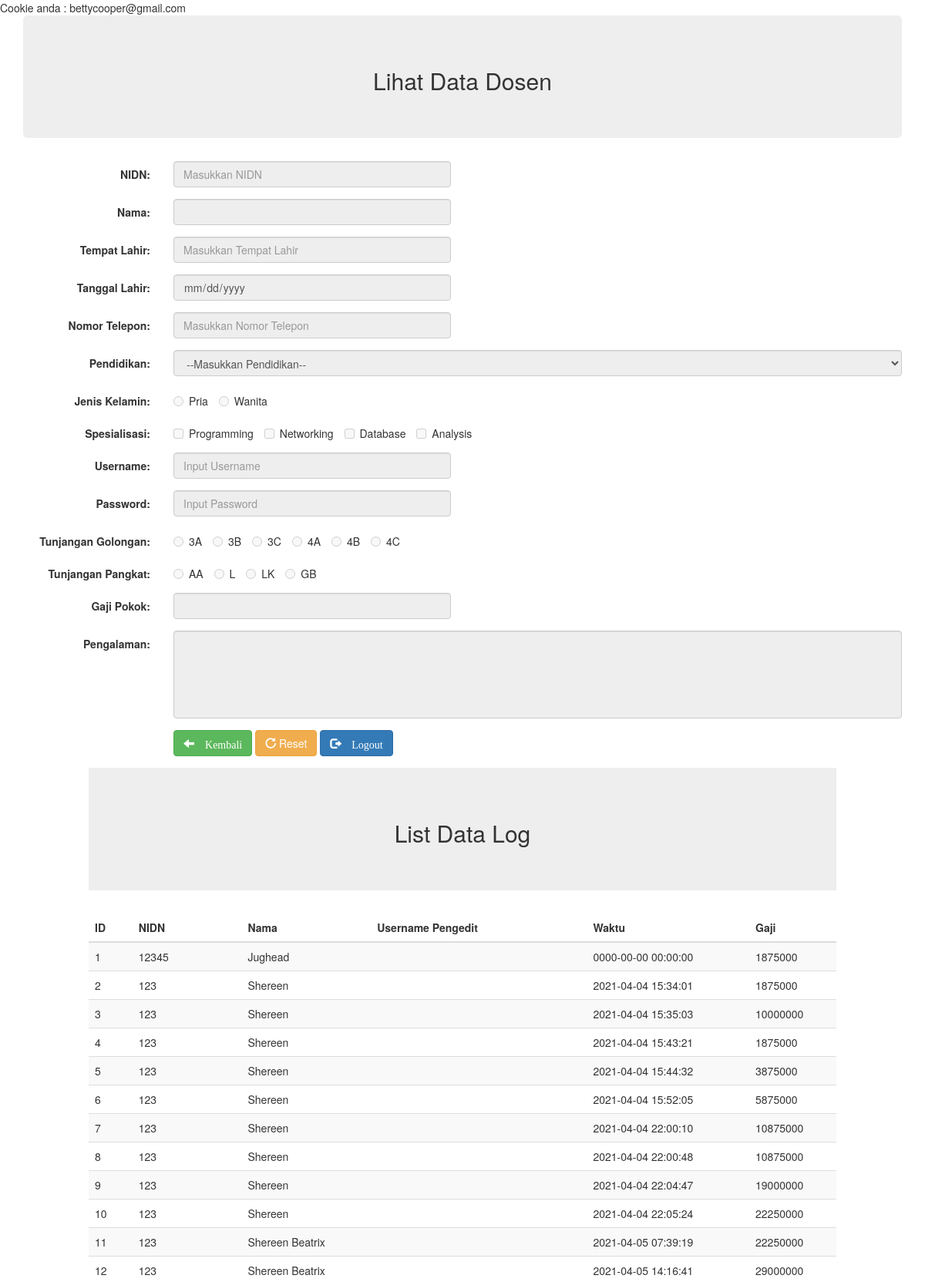
The app's page /lihat.php (signed in, upper part) with its own data.
### tables this page shows
CREATE TABLE `log` (
  `id` int(100) NOT NULL,
  `nidn` varchar(50) NOT NULL,
  `nama` text NOT NULL,
  `username` text NOT NULL,
  `waktu` datetime NOT NULL,
  `gaji` text NOT NULL
);

### lihat.php (the view, shortened to what this page needs)
<!DOCTYPE html>
<html lang="en">
<head>
 <link rel="stylesheet" href="css/bootstrap.min.css">
 <link rel="stylesheet" href="https://maxcdn.bootstrapcdn.com/bootstrap/3.4.1/css/bootstrap.min.css">
</head>
<body>
<?php
 include "koneksi.php";
 $nidn = $_GET['nidn'];
 $queryinfo = mysqli_query($connect, "SELECT * FROM tabel_anggota WHERE nidn='$nidn'");
 $info = mysqli_fetch_array($queryinfo);
 	$uname = $_COOKIE['username'];
		?>
Cookie anda : <?=$uname?>
<BR>
<div class="container">
    <div class="jumbotron text-center">
    <h2>Lihat Data Dosen</h2>
    </div>
    <form class="form-horizontal" method="post" action="input.php">
        <div class="form-group">
            <label class="control-label col-sm-2" for="nidn">NIDN:</label>
            <div class="col-sm-4">
            <input type="text" class="form-control" id="nidn" placeholder="Masukkan NIDN" name="nidn" value="<?=$info['nidn']?>" readonly>
            </div>
        </div>
        <div class="form-group">
            <label class="control-label col-sm-2" for="nama">Nama:</label>
            <div class="col-sm-4">
            <input type="text" class="form-control" id="nama" placeholder="Masukkan Nama" name="nama" value=" <?=$info['nama']?>"readonly>
            </div>
        </div>
        <div class="form-group">
            <label class="control-label col-sm-2"  for="tempat">Tempat Lahir:</label>
            <div class="col-sm-4">
            <input type="text" class="form-control" id="tempat" placeholder="Masukkan Tempat Lahir" name="tempat" value="<?=$info['tempat']?>"readonly>
            </div>
        </div>
        <div class="form-group">
            <label class="control-label col-sm-2" for="lahir">Tanggal Lahir:</label>
            <div class="col-sm-4">
            <input type="date" class="form-control" id="lahir" placeholder="Masukkan Tanggal Lahir" name="lahir" value="<?=$info['lahir']?>"readonly>
            </div>
        </div>
        <div class="form-group">
            <label class="control-label col-sm-2" for="telepon">Nomor Telepon:</label>
            <div class="col-sm-4">
            <input type="tel" class="form-control" id="telepon" placeholder="Masukkan Nomor Telepon" name="telepon" value="<?=$info['telepon']?>"readonly>
            </div>
        </div>
        <div class="form-group">
            <label class="control-label col-sm-2" for="pendidikan">Pendidikan:</label>
            <div class="col-sm-10">  <select class="form-control" id="pendidikan" name="pendidikan" readonly>
                <option value='-' <?php if
                   ($info['pendidikan'] == "-") echo "selected"; ?>>--Masukkan Pendidikan--</option>
                </select>
            </div>
        </div>
        <div class="form-group">
            <label class="control-label col-sm-2" for="jk">Jenis Kelamin:</label>
            <div class="col-sm-10">
            <label class="radio-inline" ><input type="radio" id="jk"  disabled name="jk" value="Pria" <?php if
                ($info['jenis_kelamin'] == "Pria") echo "checked"; ?>> Pria</label>
            <label class="radio-inline"><input type="radio" id="jk" disabled name="jk" value="Wanita" <?php if
                ($info['jenis_kelamin'] == "Wanita") echo "checked"; ?>> Wanita</label>
            </div>
        </div>
        <div class="form-group">
            <label class="control-label col-sm-2" for="ahli">Spesialisasi:</label>
            <div class="col-sm-10">
                <label class="checkbox-inline" ><input type='checkbox' disabled name='ahli[]' value='Programming' id="ahli"
                    <?php if (preg_match("/Programming/", $info['keahlian'])) echo "checked"; ?>> Programming</label>
                <label class="checkbox-inline" ><input type='checkbox' disabled name='ahli[]' value='Networking' id="ahli"
                    <?php if (preg_match("/Networking/", $info['keahlian'])) echo "checked"; ?>> Networking</label>
                <label class="checkbox-inline" ><input type='checkbox' disabled name='ahli[]' value='Database' id="ahli"
                    <?php if (preg_match("/Database/", $info['keahlian'])) echo "checked"; ?>> Database</label>
                <label class="checkbox-inline" ><input type='checkbox' disabled name='ahli[]' value='Analysis' id="ahli"
                <?php if (preg_match("/System/", $info['keahlian'])) echo "checked"; ?>> Analysis</label>
            </div>
        </div>
        <div class="form-group">
            <label class="control-label col-sm-2" for="username">Username:</label>
            <div class="col-sm-4">
            <input type="email" class="form-control" name="username" placeholder="Input Username" name="username" readonly value="<?=$info['username']?>">
            </div>
        </div>
        <div class="form-group">
            <label class="control-label col-sm-2" for="password">Password:</label>
            <div class="col-sm-4">
            <input type="password" class="form-control" name="password" placeholder="Input Password" name="password" readonly value="<?=$info['password']?>">
            </div>
        </div>
        <div class="form-group">
            <label class="control-label col-sm-2" for="tg">Tunjangan Golongan:</label>
            <div class="col-sm-10">
            <label class="radio-inline" ><input type="radio" id="tg" disabled name="tg" value="3A" <?php if
                ($info['tunjangan_golongan'] == "3A") echo "checked"; ?>> 3A</label>
            <label class="radio-inline"><input type="radio" id="tg" disabled name="tg" value="3B" <?php if
                ($info['tunjangan_golongan'] == "3B") echo "checked"; ?>> 3B</label>
            <label class="radio-inline"><input type="radio" id="tg" disabled name="tg" value="3C" <?php if
                ($info['tunjangan_golongan'] == "3C") echo "checked"; ?>> 3C</label>
            <label class="radio-inline" ><input type="radio" id="tg" disabled name="tg" value="4A" <?php if
                ($info['tunjangan_golongan'] == "4A") echo "checked"; ?>> 4A</label>
            <label class="radio-inline"><input type="radio" id="tg" disabled name="tg" value="4B" <?php if
                ($info['tunjangan_golongan'] == "4B") echo "checked"; ?>> 4B</label>
            <label class="radio-inline"><input type="radio" id="tg" disabled name="tg" value="4C" <?php if
                ($info['tunjangan_golongan'] == "4C") echo "checked"; ?>> 4C</label>
            </div>
        </div>
        <div class="form-group">
            <label class="control-label col-sm-2" for="tp">Tunjangan Pangkat:</label>
            <div class="col-sm-10">
            <label class="radio-inline" ><input type="radio" id="tp" disabled name="tp" value="AA" <?php if
                ($info['tunjangan_pangkat'] == "AA") echo "checked"; ?>> AA</label>
            <label class="radio-inline" ><input type="radio" id="tp" disabled name="tp" value="L" <?php if
                ($info['tunjangan_pangkat'] == "L") echo "checked"; ?>> L</label>
            <label class="radio-inline" ><input type="radio" id="tp" disabled name="tp" value="LK" <?php if
                ($info['tunjangan_pangkat'] == "LK") echo "checked"; ?>> LK</label>
            <label class="radio-inline" ><input type="radio" id="tp" disabled name="tp" value="GB" <?php if
                ($info['tunjangan_pangkat'] == "GB") echo "checked"; ?>> GB</label>
            </div>
        </div>
        <div class="form-group">
            <label class="control-label col-sm-2" for="gp">Gaji Pokok:</label>
            <div class="col-sm-4">
            <input type="text" class="form-control" id="gp" name="gp" value="<?=$info['gaji_pokok']?>"readonly >
            </div>
        </div>
        <div class="form-group">
            <label class="control-label col-sm-2" for="pengalaman">Pengalaman:</label>
            <div class="col-sm-10">
            <textarea class="form-control" rows="5" style="resize: none" id="pengalaman" readonly name="pengalaman"><?=$info['pengalaman']?></textarea>
            </div>
        </div>
        <div class="form-group">
            <div class="col-sm-offset-2 col-sm-10">
            <a href="input.php" class="btn btn-success"><span class="glyphicon glyphicon-arrow-left"> Kembali</a>
            <button type="reset" class="btn btn-warning"><span class="glyphicon glyphicon-repeat"></span> Reset</button>
            <a href="logout.php" class="btn btn-primary"><span class="glyphicon glyphicon-log-out"> Logout</a>
            </div>
        </div>
    </div>
    <div class="table-responsive col-sm-10 col-sm-offset-1">
    <div class="jumbotron text-center">
    <h2>List Data Log</h2>
    </div>
        <table class="table table-striped ">
        <thead>
            <tr>
                <th>ID</th>
                <th>NIDN</th>
                <th>Nama</th>
                <th>Username Pengedit</th>
                <th>Waktu</th>
                <th>Gaji</th>
            </tr>
        </thead>
        <tbody>
        <?php
        $queryanggota = mysqli_query($connect, "SELECT * FROM log ORDER BY id");
        $jumanggota = mysqli_num_rows($queryanggota);
        if ($jumanggota == 0)
        {
        ?>
        <tr>
        <td colspan="12" class="danger">Data Anggota Masih Kosong</td>
        </tr>
    <?php
        }
        else
        {
            while ($anggota = mysqli_fetch_array($queryanggota))
            {
    ?>
        <tr>
            <td><?=$anggota['id']?></td>
            <td><?=$anggota['nidn']?></td>
            <td><?=$anggota['nama']?></td>
            <td><?=$anggota['username']?></td>
            <td><?=$anggota['waktu']?></td>
            <td><?=$anggota['gaji']?></td>
        </tr>
    <?php
            }
        }
    ?>
    </div>
</body>
</html>

### records on screen
log: id "1", nidn "12345", nama "Jughead", waktu "0000-00-00 00:00:00", gaji "1875000"
log: id "2", nidn "123", nama "Shereen", waktu "2021-04-04 15:34:01", gaji "1875000"
log: id "3", nidn "123", nama "Shereen", waktu "2021-04-04 15:35:03", gaji "10000000"
log: id "4", nidn "123", nama "Shereen", waktu "2021-04-04 15:43:21", gaji "1875000"
log: id "5", nidn "123", nama "Shereen", waktu "2021-04-04 15:44:32", gaji "3875000"
log: id "6", nidn "123", nama "Shereen", waktu "2021-04-04 15:52:05", gaji "5875000"
log: id "7", nidn "123", nama "Shereen", waktu "2021-04-04 22:00:10", gaji "10875000"
log: id "8", nidn "123", nama "Shereen", waktu "2021-04-04 22:00:48", gaji "10875000"
log: id "9", nidn "123", nama "Shereen", waktu "2021-04-04 22:04:47", gaji "19000000"
log: id "10", nidn "123", nama "Shereen", waktu "2021-04-04 22:05:24", gaji "22250000"
log: id "11", nidn "123", nama "Shereen Beatrix", waktu "2021-04-05 07:39:19", gaji "22250000"
log: id "12", nidn "123", nama "Shereen Beatrix", waktu "2021-04-05 14:16:41", gaji "29000000"

### other values on screen
$uname "bettycooper@gmail.com"
